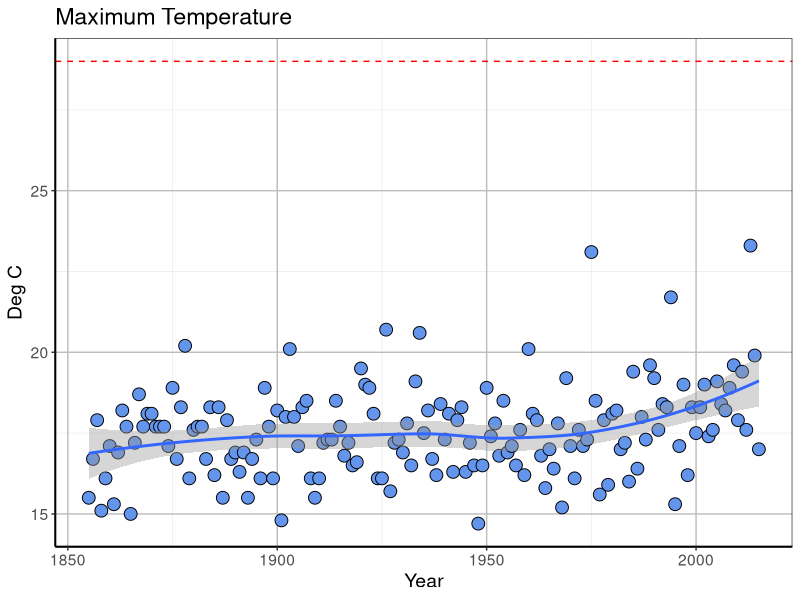

Recreate this plot in R.

library(tidyverse)
library(reshape2)


#Extracts the maximum temperature for a month --------------------------------------

dataw <- read.csv("data/melbourne.csv", header = TRUE)

input <- dataw %>%
        filter(Month == 7) %>%
        group_by(Year) %>%
        summarise(Max_month = max(Max))


plot <- ggplot(input, aes(x=Year, y = Max_month)) +
        geom_point(size=4, shape=21, colour = "black", fill = "cornflowerblue") +
        geom_smooth(method=loess) +
        labs(title = "Maximum Temperature", y = "Deg C") +
        geom_hline(yintercept = 29, lty = 2, col ="red") +
        theme_bw() +
        theme(panel.grid.major = element_line(size = 0.5, color = "grey"), 
              axis.line = element_line(size = 0.7, color = "black"), text = element_text(size = 14))
plot


#ggsave("temp_september_max.png", device = NULL, width = 10, height = 5, dpi = 100)
